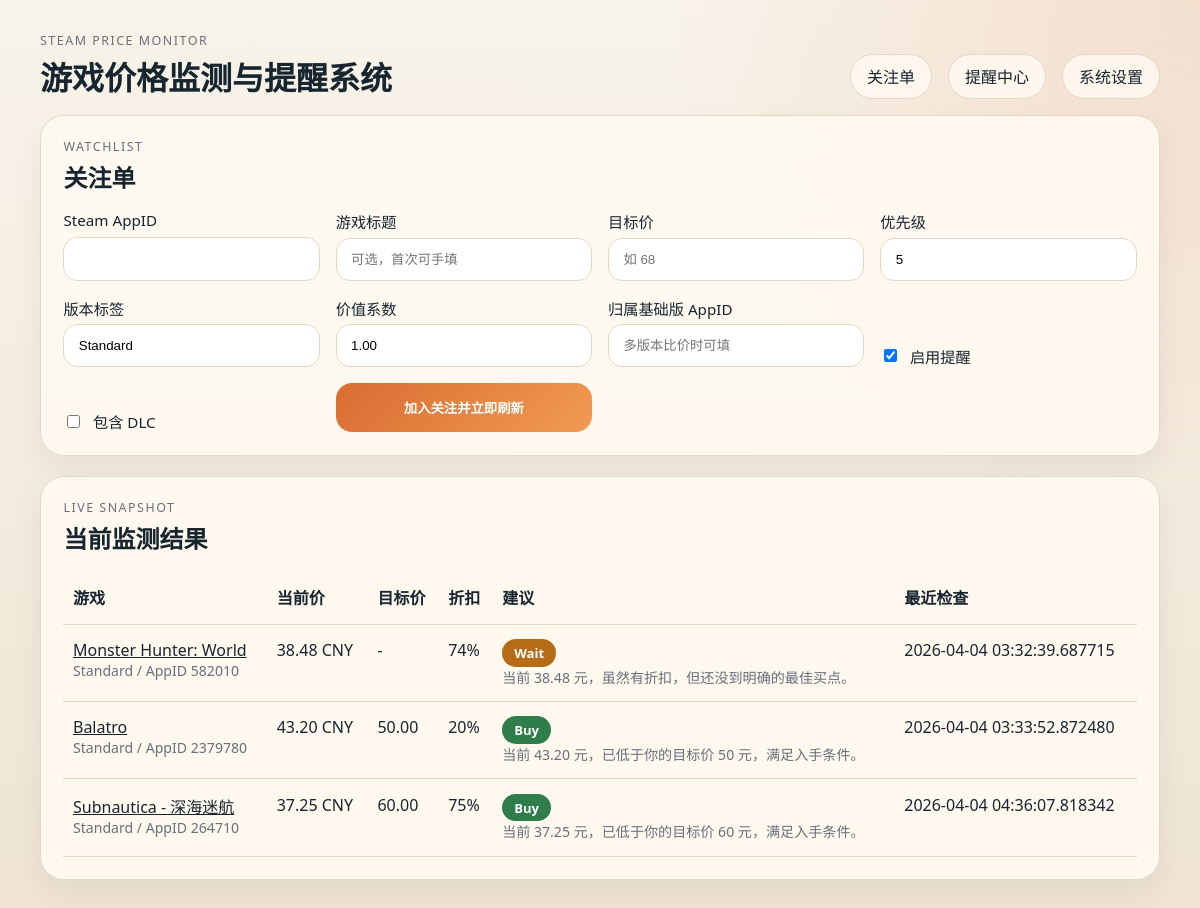
/watch-items/dashboard, run on the app's committed database.
### steam_price_monitor/models.py (models this page shows)
class GameCanonical(Base):
    __tablename__ = "game_canonical"
    steam_appid: Mapped[int] = mapped_column(Integer, primary_key=True)
    title: Mapped[str] = mapped_column(String(255), nullable=False)
    capsule_url: Mapped[str | None] = mapped_column(String(500), nullable=True)
    publisher: Mapped[str | None] = mapped_column(String(255), nullable=True)
    developer: Mapped[str | None] = mapped_column(String(255), nullable=True)
    is_removed: Mapped[bool] = mapped_column(Boolean, default=False, nullable=False)
    base_game_appid: Mapped[int | None] = mapped_column(
        ForeignKey("game_canonical.steam_appid"), nullable=True
    )
    edition_label: Mapped[str] = mapped_column(String(120), default="Standard")
    value_score: Mapped[Decimal] = mapped_column(
        Numeric(10, 2), default=Decimal("1.00"), nullable=False
    )
    created_at: Mapped[datetime] = mapped_column(
        DateTime(timezone=True), default=utc_now, nullable=False
    )
    updated_at: Mapped[datetime] = mapped_column(
        DateTime(timezone=True),
        default=utc_now,
        onupdate=utc_now,
        nullable=False,
    )
    price_snapshots: Mapped[list["PriceSnapshot"]] = relationship(
        back_populates="game", cascade="all, delete-orphan"
    )
    watch_items: Mapped[list["WatchItem"]] = relationship(back_populates="game")
    mappings: Mapped[list["SourceGameMapping"]] = relationship(
        back_populates="game", cascade="all, delete-orphan"
    )
    alerts: Mapped[list["AlertEvent"]] = relationship(back_populates="game")

class WatchItem(Base):
    __tablename__ = "watch_item"
    id: Mapped[int] = mapped_column(Integer, primary_key=True, autoincrement=True)
    steam_appid: Mapped[int] = mapped_column(
        ForeignKey("game_canonical.steam_appid"), nullable=False, unique=True
    )
    target_price: Mapped[Decimal | None] = mapped_column(Numeric(10, 2), nullable=True)
    priority: Mapped[int] = mapped_column(Integer, default=5, nullable=False)
    include_downloadable_content: Mapped[bool] = mapped_column(
        Boolean, default=False, nullable=False
    )
    enabled: Mapped[bool] = mapped_column(Boolean, default=True, nullable=False)
    last_decision_status: Mapped[str | None] = mapped_column(String(20), nullable=True)
    last_decision_reason: Mapped[str | None] = mapped_column(Text, nullable=True)
    last_checked_at: Mapped[datetime | None] = mapped_column(
        DateTime(timezone=True), nullable=True
    )
    created_at: Mapped[datetime] = mapped_column(
        DateTime(timezone=True), default=utc_now, nullable=False
    )
    updated_at: Mapped[datetime] = mapped_column(
        DateTime(timezone=True),
        default=utc_now,
        onupdate=utc_now,
        nullable=False,
    )
    game: Mapped[GameCanonical] = relationship(back_populates="watch_items")
    alerts: Mapped[list["AlertEvent"]] = relationship(back_populates="watch_item")

class PriceSnapshot(Base):
    __tablename__ = "price_snapshot"
    id: Mapped[int] = mapped_column(Integer, primary_key=True, autoincrement=True)
    steam_appid: Mapped[int] = mapped_column(
        ForeignKey("game_canonical.steam_appid"), nullable=False, index=True
    )
    source_name: Mapped[str] = mapped_column(String(50), nullable=False, index=True)
    source_game_id: Mapped[str] = mapped_column(String(120), nullable=False)
    source_url: Mapped[str | None] = mapped_column(String(500), nullable=True)
    original_price: Mapped[Decimal | None] = mapped_column(Numeric(10, 2), nullable=True)
    current_price: Mapped[Decimal | None] = mapped_column(Numeric(10, 2), nullable=True)
    discount_percent: Mapped[int] = mapped_column(Integer, default=0, nullable=False)
    currency: Mapped[str] = mapped_column(String(16), default="CNY", nullable=False)
    is_available: Mapped[bool] = mapped_column(Boolean, default=True, nullable=False)
    observed_at: Mapped[datetime] = mapped_column(
        DateTime(timezone=True), default=utc_now, nullable=False, index=True
    )
    game: Mapped[GameCanonical] = relationship(back_populates="price_snapshots")

### steam_price_monitor/main.py (the view)
    @app.get("/watch-items/dashboard", response_class=HTMLResponse)
    def watch_dashboard(request: Request, db: Session = Depends(get_db)) -> HTMLResponse:
        watch_items = list_watch_items(db)
        return templates.TemplateResponse(
            request,
            "dashboard.html",
            {
                "request": request,
                "watch_items": watch_items,
            },
        )

### steam_price_monitor/templates/dashboard.html
{% extends "base.html" %}
{% block content %}
<section class="panel">
  <div class="panel-heading">
    <div>
      <p class="eyebrow">Watchlist</p>
      <h2>关注单</h2>
    </div>
  </div>
  <form class="form-grid" method="post" action="/watch-items/form">
    <label>Steam AppID<input type="number" name="steam_appid" required></label>
    <label>游戏标题<input type="text" name="title" placeholder="可选，首次可手填"></label>
    <label>目标价<input type="number" step="0.01" name="target_price" placeholder="如 68"></label>
    <label>优先级<input type="number" name="priority" value="5" min="1" max="10"></label>
    <label>版本标签<input type="text" name="edition_label" value="Standard"></label>
    <label>价值系数<input type="number" step="0.01" name="value_score" value="1.00"></label>
    <label>归属基础版 AppID<input type="number" name="base_game_appid" placeholder="多版本比价时可填"></label>
    <label class="checkbox"><input type="checkbox" name="enabled" checked>启用提醒</label>
    <label class="checkbox"><input type="checkbox" name="include_downloadable_content">包含 DLC</label>
    <button class="primary-button" type="submit">加入关注并立即刷新</button>
  </form>
</section>
<section class="panel">
  <div class="panel-heading">
    <div>
      <p class="eyebrow">Live Snapshot</p>
      <h2>当前监测结果</h2>
    </div>
  </div>
  <div class="table-wrap">
    <table>
      <thead>
        <tr>
          <th>游戏</th>
          <th>当前价</th>
          <th>目标价</th>
          <th>折扣</th>
          <th>建议</th>
          <th>最近检查</th>
        </tr>
      </thead>
      <tbody>
        {% for item in watch_items %}
        <tr>
          <td>
            <a href="/games/{{ item.steam_appid }}/page">{{ item.title }}</a>
            <div class="muted">{{ item.edition_label }} / AppID {{ item.steam_appid }}</div>
          </td>
          <td>{{ item.current_price or "-" }} {{ item.currency or "" }}</td>
          <td>{{ item.target_price or "-" }}</td>
          <td>{{ item.current_discount_percent or 0 }}%</td>
          <td>
            <span class="pill pill-{{ (item.last_decision_status or 'watch') | lower }}">{{ item.last_decision_status or "Watch" }}</span>
            <div class="muted">{{ item.last_decision_reason or "等待首次刷新" }}</div>
          </td>
          <td>{{ item.last_checked_at or "-" }}</td>
        </tr>
        {% else %}
        <tr><td colspan="6">还没有关注的游戏，先添加一个试试。</td></tr>
        {% endfor %}
      </tbody>
    </table>
  </div>
</section>
{% endblock %}

### steam_price_monitor/templates/base.html (shortened to what this page needs)
<!DOCTYPE html>
<html lang="zh-CN">
<head>
  <link rel="stylesheet" href="/static/style.css">
</head>
<body>
  <header class="site-header">
    <div>
      <p class="eyebrow">Steam Price Monitor</p>
      <h1>游戏价格监测与提醒系统</h1>
    </div>
    <nav>
      <a href="/watch-items/dashboard">关注单</a>
      <a href="/alerts/page">提醒中心</a>
      <a href="/settings">系统设置</a>
    </nav>
  </header>
  <main class="page-shell">
    {% block content %}{% endblock %}
  </main>
</body>
</html>

### steam_price_monitor/static/style.css (style rules this page uses)
:root { --bg: #f5f1e8; --panel: #fffaf1; --ink: #17252f; --muted: #67717a; --accent: #d96c32; --line: #e5d7c5; --buy: #2f7d4a; --wait: #b56c16; --watch: #355c7d; }
* { box-sizing: border-box; }
body { margin: 0; font-family: "Segoe UI", "PingFang SC", sans-serif; color: var(--ink); background: radial-gradient(circle at top right, rgba(217, 108, 50, 0.15), transparent 35%), linear-gradient(180deg, #f8f3ea 0%, #efe4d4 100%); min-height: 100vh; }
a { color: inherit; }
.site-header { display: flex; justify-content: space-between; align-items: end; gap: 1rem; padding: 2rem 2.5rem 1rem; }
.site-header nav { display: flex; gap: 1rem; flex-wrap: wrap; }
.site-header nav a { text-decoration: none; padding: 0.6rem 1rem; background: rgba(255, 250, 241, 0.85); border: 1px solid var(--line); border-radius: 999px; }
.page-shell { padding: 0 2.5rem 2.5rem; display: grid; gap: 1.25rem; }
.panel, .hero-card { background: rgba(255, 250, 241, 0.92); border: 1px solid var(--line); border-radius: 24px; padding: 1.4rem; box-shadow: 0 12px 30px rgba(23, 37, 47, 0.06); }
.panel-heading { display: flex; justify-content: space-between; align-items: start; margin-bottom: 1rem; }
.eyebrow { margin: 0; text-transform: uppercase; letter-spacing: 0.12em; font-size: 0.78rem; color: var(--muted); }
h1, h2 { margin: 0.25rem 0 0; }
.form-grid { display: grid; gap: 1rem; grid-template-columns: repeat(auto-fit, minmax(220px, 1fr)); }
label { display: grid; gap: 0.35rem; font-size: 0.95rem; }
input { width: 100%; padding: 0.8rem 0.9rem; border-radius: 14px; border: 1px solid var(--line); background: white; }
.checkbox { align-self: end; display: flex; align-items: center; gap: 0.6rem; }
.checkbox input { width: auto; }
.primary-button { border: none; border-radius: 16px; padding: 0.95rem 1.2rem; background: linear-gradient(135deg, #d96c32, #f19b53); color: white; font-weight: 600; cursor: pointer; }
.table-wrap { overflow-x: auto; }
table { width: 100%; border-collapse: collapse; }
th, td { text-align: left; padding: 0.9rem 0.6rem; border-bottom: 1px solid var(--line); vertical-align: top; }
.muted { color: var(--muted); font-size: 0.88rem; }
.pill { display: inline-block; padding: 0.3rem 0.75rem; border-radius: 999px; font-size: 0.82rem; font-weight: 700; }
.pill-buy { color: white; background: var(--buy); }
.pill-wait { color: white; background: var(--wait); }

### data on the page
GameCanonical: title "Monster Hunter: World", edition_label "Standard"
WatchItem: steam_appid "582010", last_decision_status "Wait", last_decision_reason "当前 38.48 元，虽然有折扣，但还没到明确的最佳买点。", last_checked_at "2026-04-04 03:32:39.687715"
PriceSnapshot: current_price "38.48", currency "CNY"
GameCanonical: title "Balatro", edition_label "Standard"
WatchItem: steam_appid "2379780", target_price "50.00", last_decision_status "Buy", last_decision_reason "当前 43.20 元，已低于你的目标价 50 元，满足入手条件。", last_checked_at "2026-04-04 03:33:52.872480"
PriceSnapshot: current_price "43.20", currency "CNY"
GameCanonical: title "Subnautica - 深海迷航", edition_label "Standard"
WatchItem: steam_appid "264710", target_price "60.00", last_decision_status "Buy", last_decision_reason "当前 37.25 元，已低于你的目标价 60 元，满足入手条件。", last_checked_at "2026-04-04 04:36:07.818342"
PriceSnapshot: current_price "37.25", currency "CNY"

### other printed values
{{ item.target_price or "-" }} "-"
{{ item.current_discount_percent or 0 }} "74" "20" "75"
